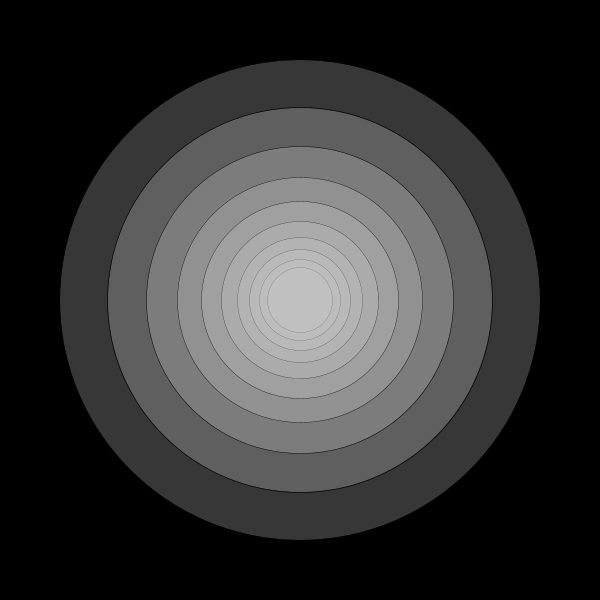
Frame 1 (no input)
Frame 60 (the mouse pressed at the canvas centre just before this capture): identical to frame 1, image omitted
Frame 120 (the mouse held since frame 60 and released just before this capture): identical to frame 1, image omitted

The Processing sketch that drew this single still picture (run headless with seeded random() and noise(); from frame 60 on, the mouse is pressed at the canvas centre):

// Processing sketch: scale
// ── scale.pde

//scale  //entre 0 y 1 = valores normalizados

void setup(){
   size( 600, 600 );
}

void draw(){
  background( 0 );
  
  push();
  translate( width/2, height/2 );
  
  for( int i = 0 ; i < 10 ; i++ ){
    scale( 0.8 );
    fill( 200, 70 );
    circle( 0, 0, 600 );
    //rect( 0, 0, 100, 100 );
  }
  
  pop();
  
  
}
